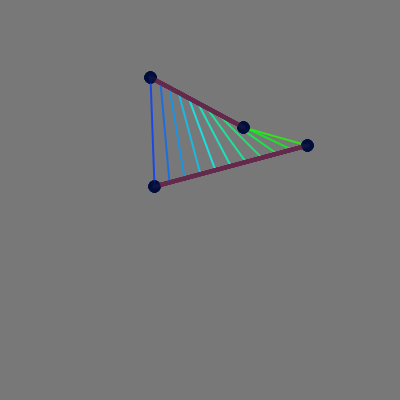
Frame 1 (no input)
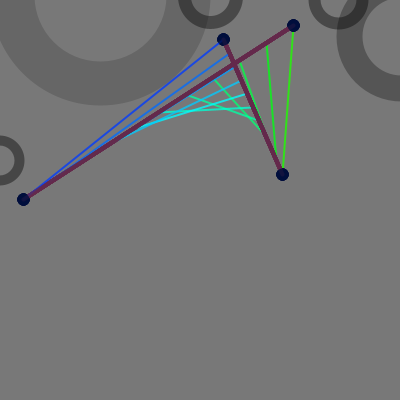
Frame 60 (the mouse pressed at the canvas centre just before this capture)
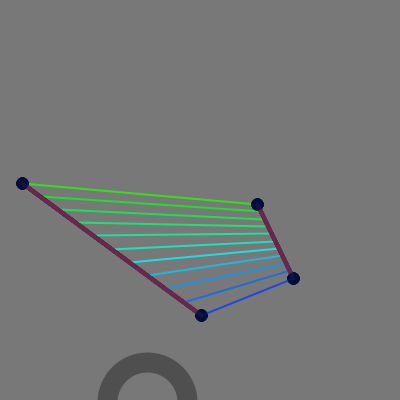
Frame 120 (the mouse held since frame 60 and released just before this capture)

The Processing sketch that drew these frames (run headless with seeded random() and noise(); from frame 60 on, the mouse is pressed at the canvas centre):

// Processing sketch: processing_100825
// ── processing_100825.pde

Point[] p = new Point[4];

ArrayList b = new ArrayList();

void setup()
{
  size(400, 400);
  for (int i = 0; i < p.length; i++)
  {
    p[i] = new Point();
  }
  colorMode(HSB);
}

void draw()
{
  background(120);
  
/*
    makeDesign(
      # of lines+1
      point 1, point 2, point 3, point 4
      range of color of connecting lines (up to 255)
      starting color of connecting lines
            (HSB, 0 = red and up based on range)
      color of lines (HSB)
      color of points (HSB)
    )
*/
  makeDesign(10, 0, 1, 2, 3, 80, 80, 230, 160);
  //makeDesign(10, 0, 0, 2, 3, 80, 80, 230, 160);

  for ( int i = 0; i < p.length; i++)
  {
    p[i].move();
  }
  
  bounce();
}

void makeDesign
  (
    int amt,
    int p1, int p2, int p3, int p4,
    int colRan, int col,
    int linCol,
    int poiCol
  )
{
  for (int i = 0; i <= amt; i++)
  {
    float a1 = atan2(p[p1].ypos-p[p3].ypos, p[p1].xpos-p[p3].xpos)-PI;
    float d1 = dist(p[p1].xpos, p[p1].ypos, p[p3].xpos, p[p3].ypos)/amt;
    float a2 = atan2(p[p2].ypos-p[p4].ypos, p[p2].xpos-p[p4].xpos)-PI;
    float d2 = dist(p[p2].xpos, p[p2].ypos, p[p4].xpos, p[p4].ypos)/amt;

    strokeWeight(2);
    stroke(i*colRan/amt+col, 255, 255, 200);
    line(p[p1].xpos+cos(a1)*i*d1, p[p1].ypos+sin(a1)*i*d1, 
    p[p2].xpos+cos(a2)*i*d2, p[p2].ypos+sin(a2)*i*d2);

    strokeWeight(4);
    stroke(linCol, 150, 100, 200);
    line(p[p1].xpos, p[p1].ypos, p[p3].xpos, p[p3].ypos);
    line(p[p2].xpos, p[p2].ypos, p[p4].xpos, p[p4].ypos);
    
    strokeWeight(12);
    stroke(poiCol, 255, 60, 200);
    point(p[p1].xpos, p[p1].ypos);
    point(p[p2].xpos, p[p2].ypos);
    point(p[p3].xpos, p[p3].ypos);
    point(p[p4].xpos, p[p4].ypos);
  }
}

void bounce()
{
  for (int i = 0; i < b.size(); i++)
  {
    Bounce currB = (Bounce)b.get(i);
    if (currB.alive())
    {
      currB.make();
    }
    else 
    {
      b.remove(i);
    }  
  }
}

void newBounce(float _x, float _y)
{
  b.add(new Bounce(_x, _y));
}

class Bounce
{

  float xpos, ypos, siz, lifeTime;

  Bounce(float _x, float _y)
  {
    xpos = _x;
    ypos = _y;
    lifeTime = 255;
  }

  void make()
  {
    noFill();
    siz+=2;
    strokeWeight(siz/2);
    stroke(0, 127-siz);
    ellipse(xpos, ypos, siz*2, siz*2);
  }

  boolean alive()
  {
    if (lifeTime <= 0)
    {
      return false;
    }
    else
    {
      lifeTime--;
      return true;
    }
  }
}

class Point
{
  
  float xpos, ypos, xvel, yvel;
  Point()
  {
    xpos = random(50, width-50);
    ypos = random(50, height-50);
    xvel = random(-5, 5);
    yvel = random(-5, 5);
  }
  
  void move()
  {
    xpos+=xvel;
    ypos+=yvel;
    if (xpos>=width || xpos<=0)
    {
      xvel*=-1;
      newBounce(xpos, ypos);
    }
    if (ypos>=height || ypos<=0)
    {
      yvel*=-1;
      newBounce(xpos, ypos);
    }
  }
}
